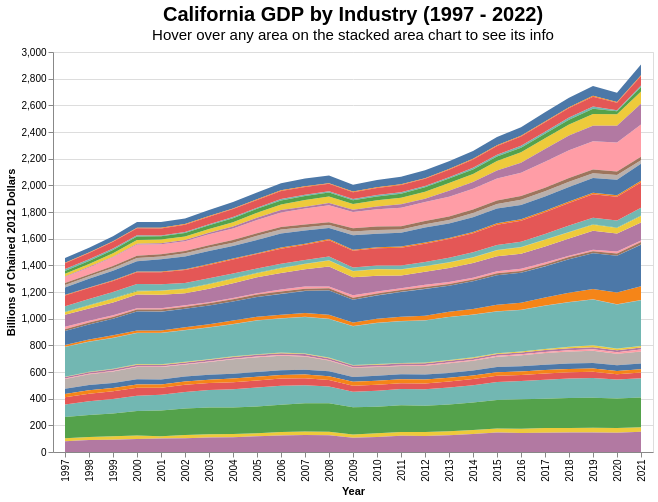

Vega-Lite specification stored for this chart:
### Vega-Lite specification from a JSON file in a GitHub repository (floating-point values rounded to 4 significant figures; data arrays with more than 128 entries replaced by an {"elided": "..."} marker saying what was removed)
{"usermeta": {"embedOptions": {"theme": "fivethirtyeight"}}, "config": {"view": {"continuousWidth": 400, "continuousHeight": 300}}, "data": {"name": "data-a5193ba9c7e8e76010e7c19c4db6b9ba"}, "mark": "area", "encoding": {"color": {"field": "Industry", "legend": null, "title": "Industry", "type": "nominal"}, "tooltip": [{"field": "Industry", "title": "Industry", "type": "nominal"}, {"field": "Year", "title": "Year", "type": "nominal"}, {"field": "GDP", "format": "$,.2f", "title": "GDP", "type": "quantitative"}], "x": {"axis": {"grid": false}, "field": "Year", "title": "Year", "type": "ordinal"}, "y": {"axis": {"grid": true}, "field": "yaxis", "stack": "zero", "title": "Billions of Chained 2012 Dollars", "type": "quantitative"}}, "height": 400, "title": {"text": "California GDP by Industry (1997 - 2022)", "fontSize": 20, "subtitle": "Hover over any area on the stacked area chart to see its info", "subtitleFontSize": 15}, "width": 600, "$schema": "https://vega.github.io/schema/vega-lite/v4.17.0.json", "datasets": {"data-a5193ba9c7e8e76010e7c19c4db6b9ba": {"elided": "925 records"}}}
